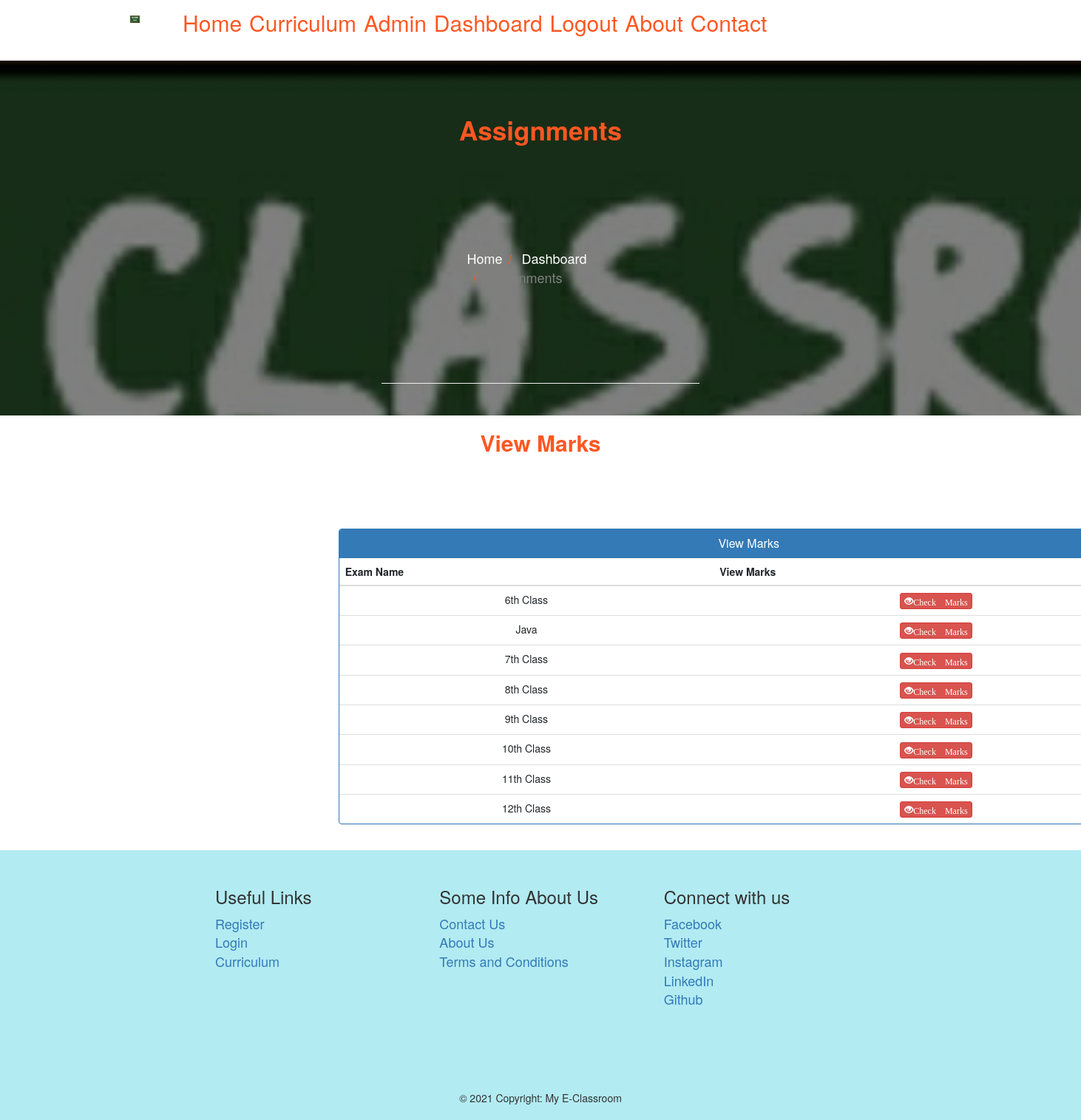
The page /student-marks/ (signed in) on the database its author committed.
### curriculum/models.py (models this page shows, shortened)
class Standard(models.Model):
    name = models.CharField(max_length=100, unique=True)
    slug = models.SlugField(null=True, blank=True)
    description = models.TextField(max_length=500,blank=True)
    question_number = models.PositiveIntegerField(default=1)
    total_marks = models.PositiveIntegerField(default=20)

### app_users/views.py (the view)
# urls.py: path('student-marks/', views.student_marks_view,name='student_marks'),
@login_required #(login_url='studentlogin')
def student_marks_view(request):
    courses = Standard.objects.all()
    return render(request, 'app_users/quiz/student_marks.html', {'courses': courses})

### app_users/templates/app_users/quiz/student_marks.html (shortened to what this page needs)
{% extends 'base.html'  %}
{% load static %}
{% block image_block %}
<head>
  <link href="//netdna.bootstrapcdn.com/bootstrap/3.0.0/css/bootstrap.min.css" rel="stylesheet" id="bootstrap-css">
</head>
<header class="info-header">
  <div id="page-intro" class="container-fluid d-flex align-items-center justify-content-center ">
    <div class="row d-flex justify-content-center text-center">
      <div class="col-md-10 text-white">
        <h2 class="display-4 font-weight-bold  p-5 " style="color:#ff5722;" > Assignments </h2>
        <div class="row d-flex justify-content-center text-center">
          <ul class="breadcrumb">
            <li><a href="{% url 'index' %}">Home</a></li>
              <li><a href="{% url 'dashboard' %}">Dashboard</a></li>
            <li class="disabled-text" >Assignments</li>
          </ul>
        </div>
        <hr style="color:#ff5722;">
  </div>
</header>
{% endblock %}
{% block content %}
<section class="text-center mt-4">
              <h2 class="mb-5 font-weight-bold" style="color:#ff5722;">View Marks</h2>
              <div class="row d-flex justify-content-center mb-4">
                <div class="col-md-8">
                    <div class="container">
                      <div class="panel panel-primary">
                        <div class="panel-heading">
                          <h6 class="panel-title">View Marks</h6>
                        </div>
                        <table class="table table-hover" id="dev-table">
                          <thead>
                            <tr>
                              <th>Exam Name</th>
                              <th>View Marks</th>
                            </tr>
                          </thead>
                          {% for t in courses %}
                          <tr>
                            <td> {{t.name}}</td>
                            <td><a class="btn btn-danger btn-xs" href="{% url 'check_marks' t.id  %}"><span class="glyphicon glyphicon-eye-open">Check Marks</span></a></td>
                          </tr>
                          {% endfor %}
                        </table>
                      </div>
                    </div>
                </div>
              </div>
</section>
{% endblock %}

### static/css/master_css.css (style rules this page uses)
html, body, header, #intro { height: 100%; }
.text-white { color: white; }
hr { border-color: inherit; }
.info-header { height: 60%; }
#page-intro { height: 100%; }
#page-intro { background: linear-gradient(rgba(0, 0, 0, 0.5), rgba(0, 0, 0, 0.5)), url("../static/css/images/logo.jpeg")no-repeat center center fixed; -webkit-background-size: cover; -moz-background-size: cover; -o-background-size: cover; background-size: cover; }
ul.breadcrumb { padding: 10px 16px; list-style: none; background-color: transparent; }
ul.breadcrumb li { display: inline; font-size: 18px; }
ul.breadcrumb li+li:before { padding: 8px; color: #ff5722; content: "/\00a0"; }
ul.breadcrumb li a { color: white; text-decoration: none; }
.disabled-text { color: gray; }

### app_users/templates/app_users/quiz/student_marks.html (style rules this page uses)
a:link { text-decoration: none; }
h6 { text-align: center; }
.row { margin: 100px; }

### rows shown on the page
Standard: name "6th Class"
Standard: name "Java"
Standard: name "7th Class"
Standard: name "8th Class"
Standard: name "9th Class"
Standard: name "10th Class"
Standard: name "11th Class"
Standard: name "12th Class"
